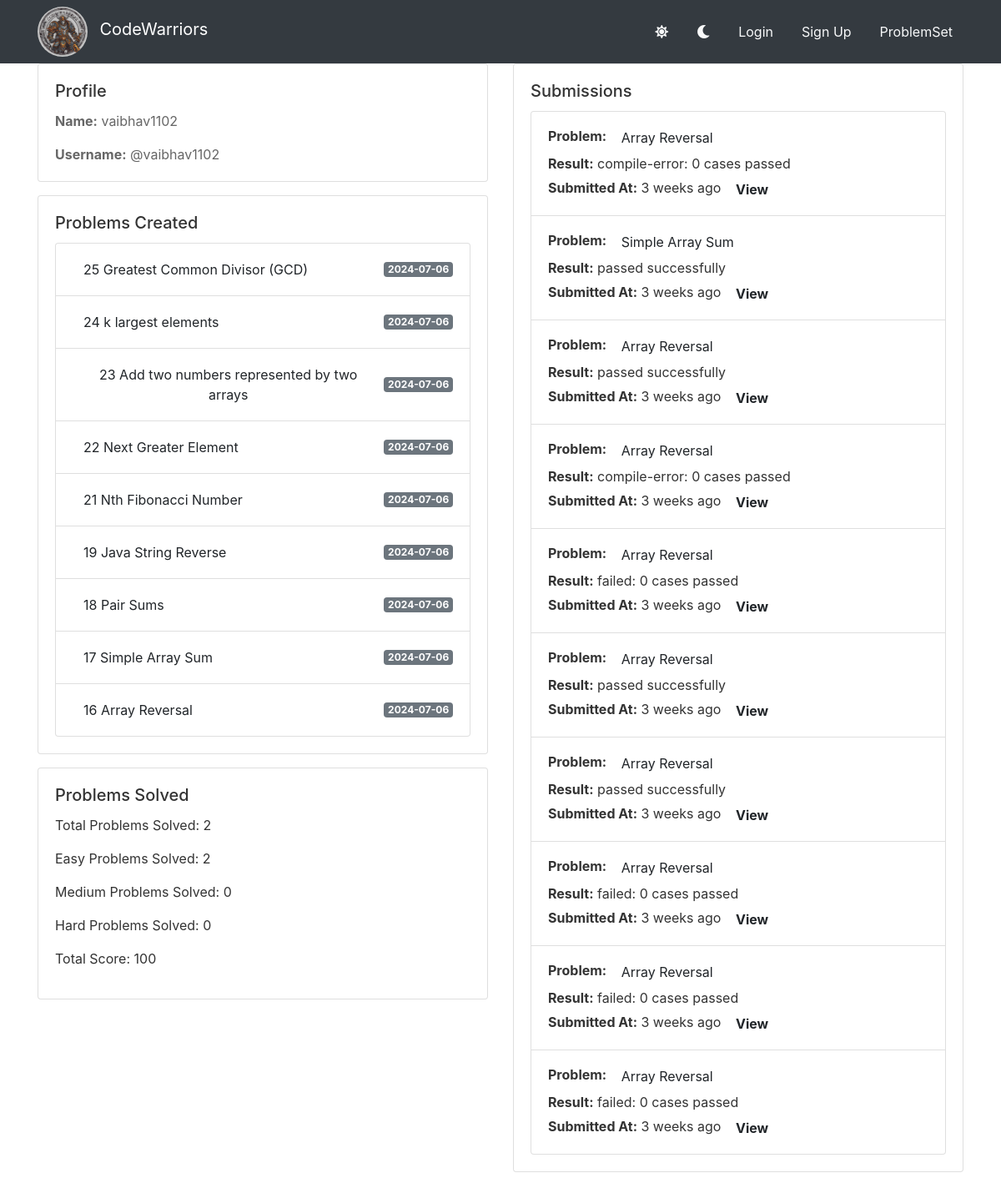
The page /profile/4/ on the database its author committed.
### base/models.py (models this page shows, shortened)
class Problem(models.Model):
    user=models.ForeignKey(User,on_delete=models.CASCADE,null=True)
    difficulty=models.CharField(max_length=100,choices=difficulties)
    topics=models.CharField(max_length=100,choices=topics,default='maths')
    title=models.CharField(max_length=100)
    statement=models.TextField()
    constraints=models.TextField()
    inputs=models.TextField()
    outputs=models.TextField()
    created=models.DateTimeField(auto_now_add=True,null=True)

class CodeSubmission(models.Model):
    language=models.CharField(max_length=100, choices=languages)
    code=models.TextField()
    user=models.ForeignKey(User,on_delete=models.CASCADE,null=True)
    problem =models.ForeignKey(Problem,on_delete=models.CASCADE,null=True)
    input_data=models.TextField(null=True,blank=True)
    output_data=models.TextField(null=True,blank=True)
    timestamp=models.DateTimeField(auto_now_add=True)
    status=models.CharField(max_length=100,choices=status_flag,default='passed')
    passed_testcases=models.CharField(max_length=100,default='0')
    class Meta:
        ordering=['-timestamp']

### base/views.py (the view)
# urls.py: path('profile/<str:pk>/',views.userProfile,name='profile'),
def userProfile(request,pk):
    user=User.objects.get(id=int(pk))
    problems_created=user.problem_set.all().order_by('-created')
    submissions=user.codesubmission_set.all()
    submissions_passed=user.codesubmission_set.filter(status='passed')
    problem_ids = submissions_passed.values_list('problem', flat=True).distinct()
    problems_solved = Problem.objects.filter(id__in=problem_ids)
    total_solved = problems_solved.count()
    easy_solved = problems_solved.filter(difficulty='easy').count()
    medium_solved = problems_solved.filter(difficulty='medium').count()
    hard_solved = problems_solved.filter(difficulty='hard').count()
    total_score=easy_solved*50+hard_solved*200+medium_solved*100
    context={
        'user':user,
        'problems_created':problems_created,
        'submissions':submissions,
        'total_solved':total_solved,
        'easy_solved':easy_solved,
        'medium_solved':medium_solved,
        'hard_solved':hard_solved,
        'total_score':total_score
    }
    return render(request,'base/profile.html',context)

### base/templates/base/profile.html (shortened to what this page needs)
{% extends 'main.html' %}
{% block content %}
<div class="container">
    <div class="row">
        <div class="col-md-6">
            <div class="card mb-3">
                <div class="card-body">
                    <h5 class="card-title">Profile</h5>
                    <p class="card-text"><strong>Name:</strong> {{ user.username }}</p>
                    <p class="card-text"><strong>Username:</strong> @{{ user.username }}</p>
                </div>
            </div>
            <div class="card mb-3">
                <div class="card-body">
                    <h5 class="card-title">Problems Created</h5>
                    {% if problems_created %}
                        <ul class="list-group">
                            {% for problem in problems_created %}
                            <li class="list-group-item d-flex justify-content-between align-items-center">
                                <a href="{% url 'problem-page' problem.id %}" class="btn btn-link-dark">{{ problem.id }} {{ problem.title }}</a>
                                <span class="badge badge-secondary">{{ problem.created|date:"Y-m-d" }}</span>
                            </li>
                            {% endfor %}
                        </ul>
                    {% else %}
                        <p>No problems created yet.</p>
                    {% endif %}
                </div>
            </div>
            <div class="card mb-3">
                <div class="card-body">
                    <h5 class="card-title">Problems Solved</h5>
                    <p>Total Problems Solved: {{ total_solved }}</p>
                    <p>Easy Problems Solved: {{ easy_solved }}</p>
                    <p>Medium Problems Solved: {{ medium_solved }}</p>
                    <p>Hard Problems Solved: {{ hard_solved }}</p>
                    <p>Total Score: {{ total_score }}</p>
                </div>
            </div>
        </div>
        {% include 'base/submission_component.html' %}
    </div>
</div>
{% endblock %}

### base/templates/base/submission_component.html (shortened to what this page needs)
    <div class="col-md-6">
        <div class="card mb-3">
            <div class="card-body">
                <h5 class="card-title">Submissions</h5>
                {% if submissions %}
                    <ul class="list-group submissions-list">
                        {% for submission in submissions %}
                        <li class="list-group-item">
                            <strong>Problem:</strong> <a href="{% url 'problem-page' submission.problem.id %}" class="btn btn-link-dark">{{ submission.problem.title }}</a> <br>
                            {% if submission.status == "passed" %}
                            <strong>Result:</strong> {{ submission.status }} successfully<br>
                            {% else %}
                            <strong>Result:</strong> {{ submission.status }}: {{submission.passed_testcases}} cases passed<br>
                            {% endif %}
                            <strong>Submitted At:</strong> {{ submission.timestamp|timesince }} ago
                            <a href="{% url 'submission-page' submission.id %}" class="btn btn-link-dark"><strong>View</strong></a>
                        </li>
                        {% endfor %}
                    </ul>
                {% else %}
                    <p>No submissions yet.</p>
                {% endif %}
            </div>
        </div>
    </div>

### static/styles/style.css (style rules this page uses)
.theme-light .card { background-color: #fff; color: #333; }
.theme-light .card-title { color: #333; }
.theme-light .card-text { color: #666; }

### rows shown on the page
Problem: id "25", title "Greatest Common Divisor (GCD)", created "2024-07-06"
Problem: id "24", title "k largest elements", created "2024-07-06"
Problem: id "23", title "Add two numbers represented by two arrays", created "2024-07-06"
Problem: id "22", title "Next Greater Element", created "2024-07-06"
Problem: id "21", title "Nth Fibonacci Number", created "2024-07-06"
Problem: id "19", title "Java String Reverse", created "2024-07-06"
Problem: id "18", title "Pair Sums", created "2024-07-06"
Problem: id "17", title "Simple Array Sum", created "2024-07-06"
Problem: id "16", title "Array Reversal", created "2024-07-06"
CodeSubmission: problem "Array Reversal", status "compile-error", passed_testcases "0", timestamp "3 weeks"
CodeSubmission: problem "Simple Array Sum", status "passed", timestamp "3 weeks"
CodeSubmission: problem "Array Reversal", status "passed", timestamp "3 weeks"
CodeSubmission: problem "Array Reversal", status "compile-error", passed_testcases "0", timestamp "3 weeks"
CodeSubmission: problem "Array Reversal", status "failed", passed_testcases "0", timestamp "3 weeks"
CodeSubmission: problem "Array Reversal", status "passed", timestamp "3 weeks"
CodeSubmission: problem "Array Reversal", status "passed", timestamp "3 weeks"
CodeSubmission: problem "Array Reversal", status "failed", passed_testcases "0", timestamp "3 weeks"
CodeSubmission: problem "Array Reversal", status "failed", passed_testcases "0", timestamp "3 weeks"
CodeSubmission: problem "Array Reversal", status "failed", passed_testcases "0", timestamp "3 weeks"

### other values the page prints
{{ user.username }} "vaibhav1102"
{{ total_solved }} "2"
{{ easy_solved }} "2"
{{ medium_solved }} "0"
{{ hard_solved }} "0"
{{ total_score }} "100"
